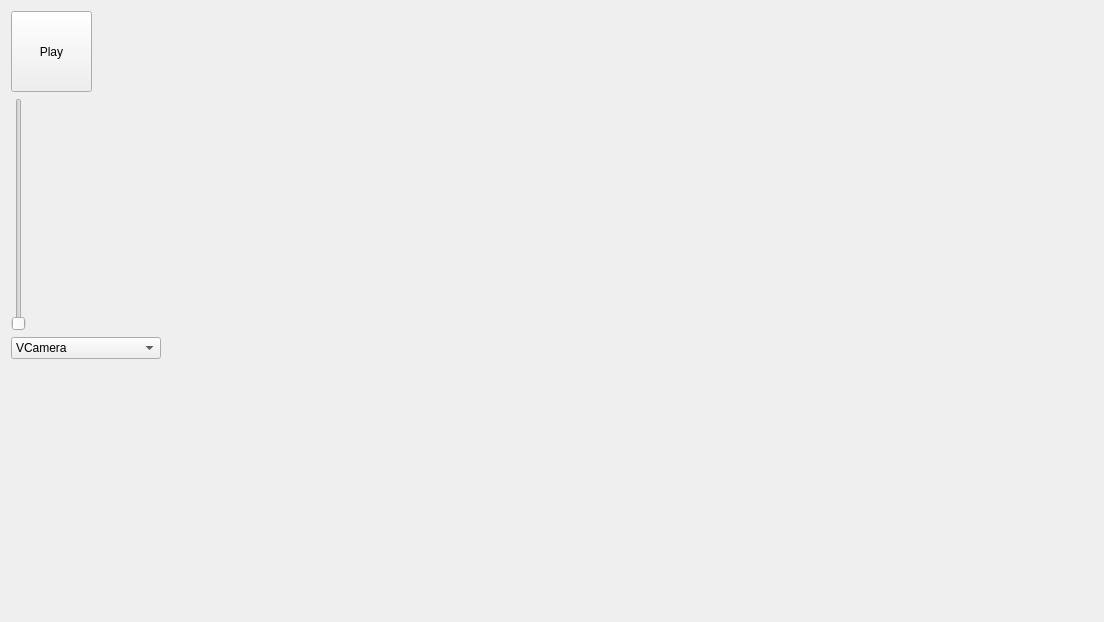
<?xml version="1.0" encoding="UTF-8"?>
<ui version="4.0">
 <class>Widget</class>
 <widget class="QWidget" name="Widget">
  <property name="geometry">
   <rect>
    <x>0</x>
    <y>0</y>
    <width>1104</width>
    <height>622</height>
   </rect>
  </property>
  <property name="windowTitle">
   <string>Widget</string>
  </property>
  <layout class="QVBoxLayout" name="verticalLayout_2">
   <item>
    <layout class="QHBoxLayout" name="horizontalLayout">
     <item>
      <layout class="QVBoxLayout" name="verticalLayout">
       <item>
        <widget class="QPushButton" name="play_pushButton">
         <property name="minimumSize">
          <size>
           <width>81</width>
           <height>81</height>
          </size>
         </property>
         <property name="maximumSize">
          <size>
           <width>81</width>
           <height>81</height>
          </size>
         </property>
         <property name="baseSize">
          <size>
           <width>0</width>
           <height>0</height>
          </size>
         </property>
         <property name="text">
          <string>Play</string>
         </property>
        </widget>
       </item>
       <item>
        <widget class="QSlider" name="frameRateSlider">
         <property name="minimum">
          <number>0</number>
         </property>
         <property name="orientation">
          <enum>Qt::Vertical</enum>
         </property>
        </widget>
       </item>
       <item>
        <widget class="QComboBox" name="comboBox">
         <item>
          <property name="text">
           <string>VCamera</string>
          </property>
         </item>
         <item>
          <property name="text">
           <string>VRgbCamera</string>
          </property>
         </item>
        </widget>
       </item>
       <item>
        <spacer name="verticalSpacer">
         <property name="orientation">
          <enum>Qt::Vertical</enum>
         </property>
         <property name="sizeHint" stdset="0">
          <size>
           <width>20</width>
           <height>40</height>
          </size>
         </property>
        </spacer>
       </item>
       <item>
        <widget class="QLabel" name="frameRate_label">
         <property name="maximumSize">
          <size>
           <width>150</width>
           <height>150</height>
          </size>
         </property>
         <property name="text">
          <string/>
         </property>
        </widget>
       </item>
      </layout>
     </item>
     <item>
      <widget class="QWidget" name="videoWidgetHolder" native="true"/>
     </item>
    </layout>
   </item>
  </layout>
 </widget>
 <layoutdefault spacing="6" margin="11"/>
 <resources/>
 <connections/>
</ui>
